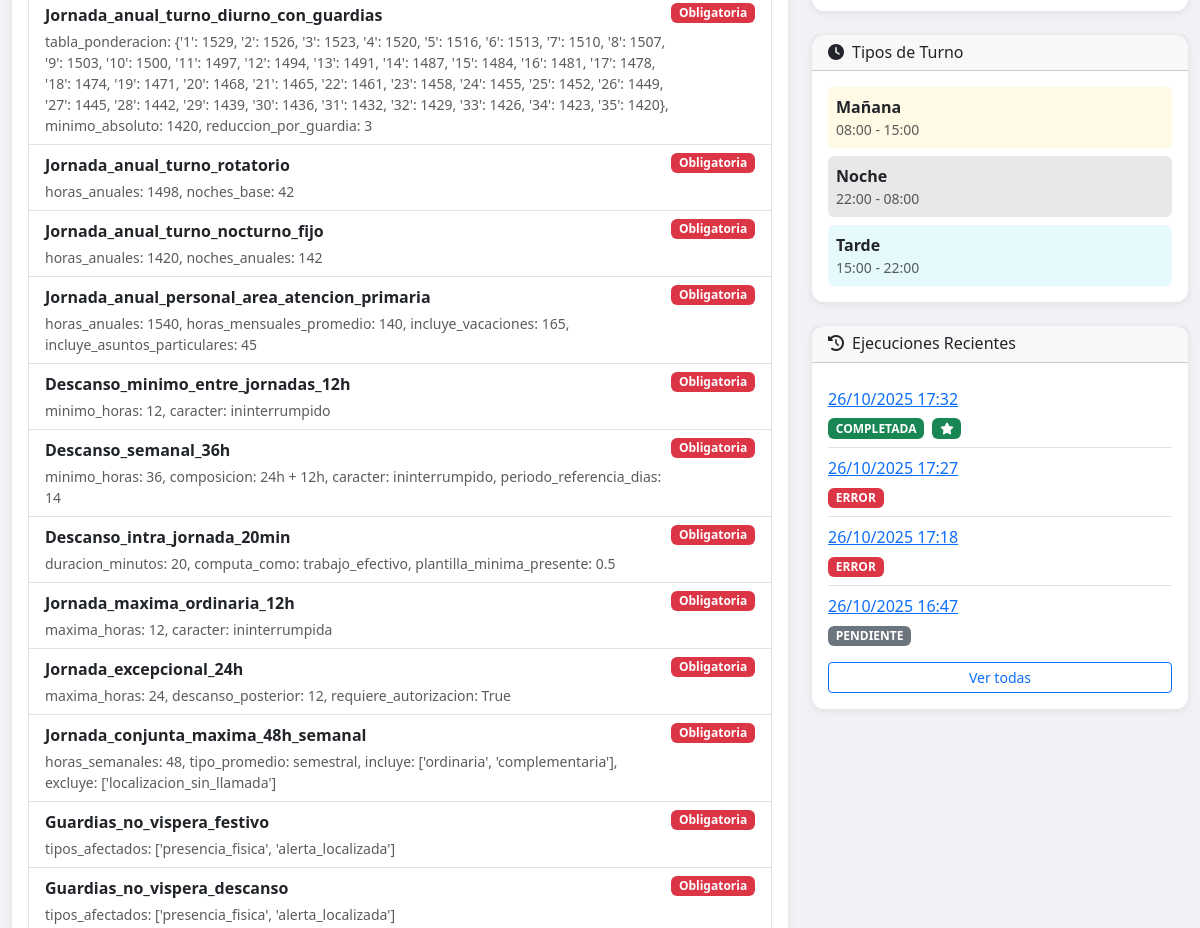
/configuraciones/7/ (signed in, middle part), run on an earlier commit of the app's database.
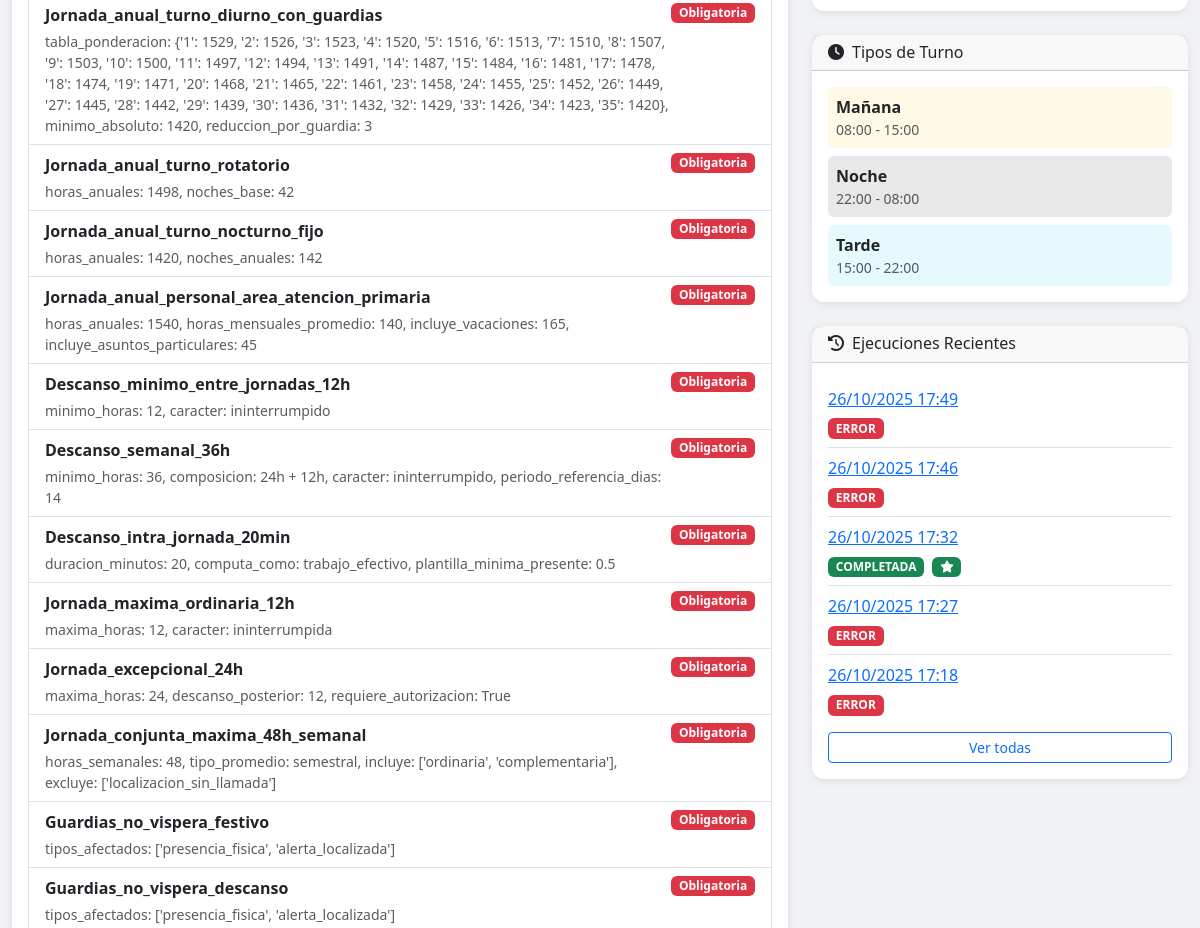
And on a later commit of the database.
### turnos/models.py (models this page shows, shortened)
class TipoTurno(models.Model):
    NOMBRE_CHOICES = [
        ('MANANA', _('Mañana')),
        ('TARDE', _('Tarde')),
        ('NOCHE', _('Noche')),
    ]
    nombre = models.CharField(_('Nombre'), max_length=50, choices=NOMBRE_CHOICES)
    hora_inicio = models.TimeField(_('Hora de inicio'))
    hora_fin = models.TimeField(_('Hora de fin'))
    descripcion = models.TextField(_('Descripción'), blank=True)
    activo = models.BooleanField(_('Activo'), default=True)
    class Meta:
        verbose_name = _('Tipo de Turno')
        verbose_name_plural = _('Tipos de Turno')
        ordering = ['nombre']

class Ejecucion(models.Model):
    ESTADO_CHOICES = [
        ('PENDIENTE', _('Pendiente')),
        ('PROCESANDO', _('Procesando')),
        ('COMPLETADA', _('Completada')),
        ('ERROR', _('Error')),
    ]
    configuracion = models.ForeignKey(
        ConfiguracionPlanificacion,
        on_delete=models.CASCADE,
        related_name='ejecuciones',
        verbose_name=_('Configuración')
    )
    estado = models.CharField(_('Estado'), max_length=20, choices=ESTADO_CHOICES, default='PENDIENTE')
    fecha_inicio = models.DateTimeField(_('Fecha de inicio'), auto_now_add=True)
    fecha_fin = models.DateTimeField(_('Fecha de fin'), null=True, blank=True)
    es_optima = models.BooleanField(_('Es óptima'), default=False)
    penalizacion_total = models.FloatField(_('Penalización total'), null=True, blank=True)
    resultado = models.JSONField(_('Resultado'), default=dict, blank=True)
    mensajes = models.JSONField(_('Mensajes'), default=dict, blank=True)
    planilla = models.ForeignKey(
        'Planilla',
        on_delete=models.SET_NULL,
        null=True,
        blank=True,
        related_name='ejecucion_generada',
        verbose_name=_('Planilla')
    )
    class Meta:
        verbose_name = _('Ejecución')
        verbose_name_plural = _('Ejecuciones')
        ordering = ['-fecha_inicio']

### turnos/views.py (the view)
# urls.py: path('configuraciones/<int:pk>/', views.ConfiguracionDetailView.as_view(), name='config_detalle'),
class ConfiguracionDetailView(LoginRequiredMixin, DetailView):
    model = ConfiguracionPlanificacion
    template_name = 'turnos/configuration_detail.html'
    context_object_name = 'configuracion'
    def get_context_data(self, **kwargs):
        context = super().get_context_data(**kwargs)
        context['ejecuciones_recientes'] = self.object.ejecuciones.order_by('-fecha_inicio')[:5]
        return context

### turnos/templatetags/turnos_extras.py (called while the page is built)
@register.filter
def activo_badge(value):
    if value:
        return mark_safe('<span class="badge bg-success">Activa</span>')
    return mark_safe('<span class="badge bg-secondary">Inactiva</span>')

@register.filter
def estado_badge(value):
    colors = {
        'PENDIENTE': 'secondary',
        'PROCESANDO': 'warning',
        'COMPLETADA': 'success',
        'ERROR': 'danger'
    }
    color = colors.get(value, 'secondary')
    return mark_safe(f'<span class="badge bg-{color}">{value}</span>')

@register.filter
def format_json_params(params):
    if not params:
        return '-'
    if isinstance(params, dict):
        items = []
        for key, value in params.items():
            items.append(f'{key}: {value}')
        return ', '.join(items)
    return str(params)

### turnos/templates/turnos/configuration_detail.html (shortened to what the changed rows need)
{% extends 'base.html' %}
{% load static %}
{% load i18n %}
{% load turnos_extras %}
{% block content %}
<div class="row">
    <div class="col-lg-8">
        {% if configuracion.restricciones_duras %}
        <div class="card mb-4">
            <div class="card-body">
                <ul class="list-group">
                    {% for restriccion in configuracion.restricciones_duras %}
                    <li class="list-group-item">
                        <div class="d-flex justify-content-between align-items-start">
                            <div>
                                <strong>{{ restriccion.nombre|capfirst }}</strong>
                                {% if restriccion.parametros %}
                                    <div class="text-muted small mt-1">
                                        {{ restriccion.parametros|format_json_params }}
                                    </div>
                                {% endif %}
                            </div>
                            <span class="badge bg-danger">{% trans "Obligatoria" %}</span>
                        </div>
                    </li>
                    {% endfor %}
                </ul>
            </div>
        </div>
        {% endif %}
    </div>
    <div class="col-lg-4">
        <div class="card mb-4">
            <div class="card-body">
                {% if configuracion.turnos.all %}
                    <div class="d-flex flex-column gap-2">
                        {% for turno in configuracion.turnos.all %}
                        <div class="p-2 rounded {% if turno.nombre == 'MANANA' %}bg-warning bg-opacity-10{% elif turno.nombre == 'TARDE' %}bg-info bg-opacity-10{% else %}bg-dark bg-opacity-10{% endif %}">
                            <strong>{{ turno.get_nombre_display }}</strong>
                            <div class="small text-muted">
                                {{ turno.hora_inicio|time:"H:i" }} - {{ turno.hora_fin|time:"H:i" }}
                            </div>
                        </div>
                        {% endfor %}
                    </div>
                {% else %}
                    <p class="text-muted mb-0">{% trans "No hay turnos configurados" %}</p>
                {% endif %}
            </div>
        </div>
        <div class="card">
            <div class="card-body">
                {% if ejecuciones_recientes %}
                    <ul class="list-group list-group-flush">
                        {% for ejecucion in ejecuciones_recientes %}
                        <li class="list-group-item px-0">
                            <a href="{% url 'turnos:ejecucion_detalle' ejecucion.id %}">
                                {{ ejecucion.fecha_inicio|date:"d/m/Y H:i" }}
                            </a>
                            <div class="mt-1">
                                {{ ejecucion.estado|estado_badge }}
                                {% if ejecucion.es_optima %}
                                    <span class="badge bg-success ms-1">
                                        <i class="fas fa-star"></i>
                                    </span>
                                {% endif %}
                            </div>
                        </li>
                        {% endfor %}
                    </ul>
                {% else %}
                    <p class="text-muted mb-0">{% trans "No hay ejecuciones" %}</p>
                {% endif %}
            </div>
        </div>
    </div>
</div>
{% endblock %}

What changed in the data, as far as the page shows it:
no longer on this page (row unchanged): Ejecucion: fecha_inicio "26/10/2025 16:47", estado|estado_badge "PENDIENTE"
added Ejecucion: fecha_inicio "26/10/2025 17:49", estado|estado_badge "ERROR"
added Ejecucion: fecha_inicio "26/10/2025 17:46", estado|estado_badge "ERROR"
